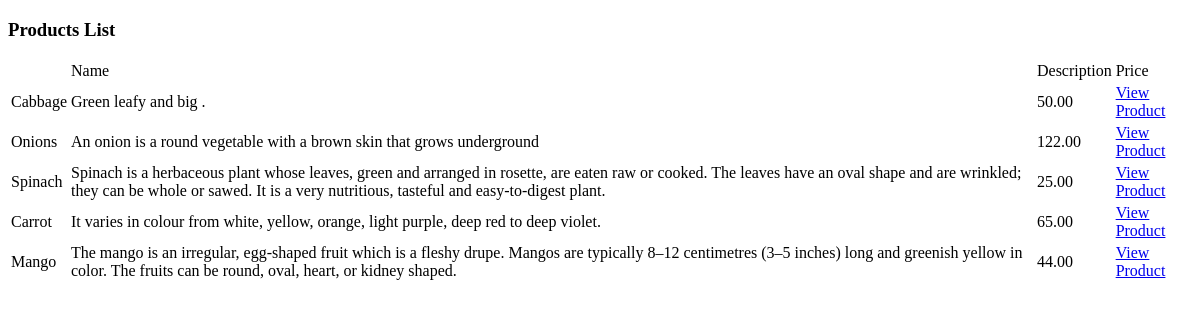
Before: /inventory/products/list/ with the older database file.
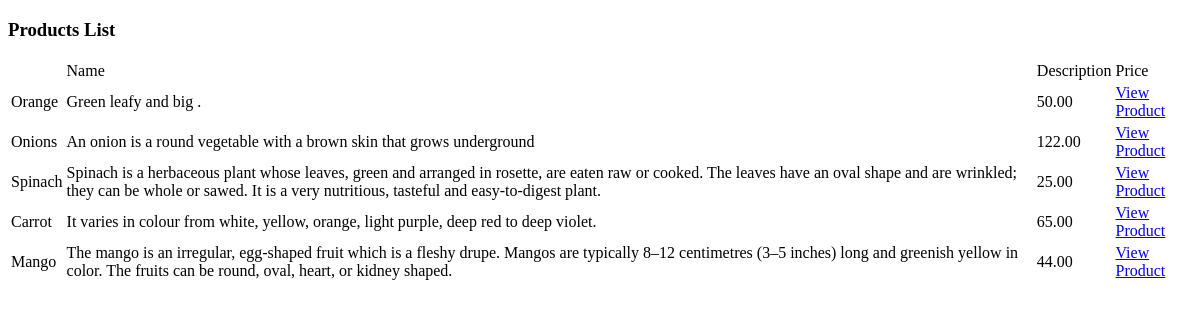
After: the same page with the newer database file.
### inventory/models.py (models this page shows, shortened)
class Product(models.Model):
    name = models.CharField(max_length = 32)
    description = models.TextField()
    image = models.ImageField()
    price = models.DecimalField(max_digits = 6, decimal_places = 2)
    stock = models.PositiveIntegerField()
    date_created = models.DateTimeField(auto_now_add = True)
    date_updated = models.DateTimeField(auto_now = True)
    Vendor = models.ForeignKey(Vendor, null=True, on_delete=models.CASCADE)

### inventory/views.py (the view)
def products_list(request):
    products = Product.objects.all()
    return render (request, "inventory/products_list.html", {"products": products})

### templates/inventory/products_list.html (shortened to what this page needs)
<!DOCTYPE html>
<html lang="en">
<head>
</head>
<body>
    <h3>Products List</h3>
    <table>
        <th>
            <td>Name</td>
            <td>Description</td>
            <td>Price</td>
        </th>
        {% for product in products%}
        <tr>
            <td>{{product.name}}</td>
            <td>{{product.description}}</td>
            <td>{{product.price}}</td>
            <td><a href="{% url 'product_details' product.id %}">View Product</a></td>
        </tr>
        {% endfor%}
    </table>
</body>
</html>

Changed rows visible on the page:
changed Product "Green leafy and big .": name "Cabbage" → "Orange"
